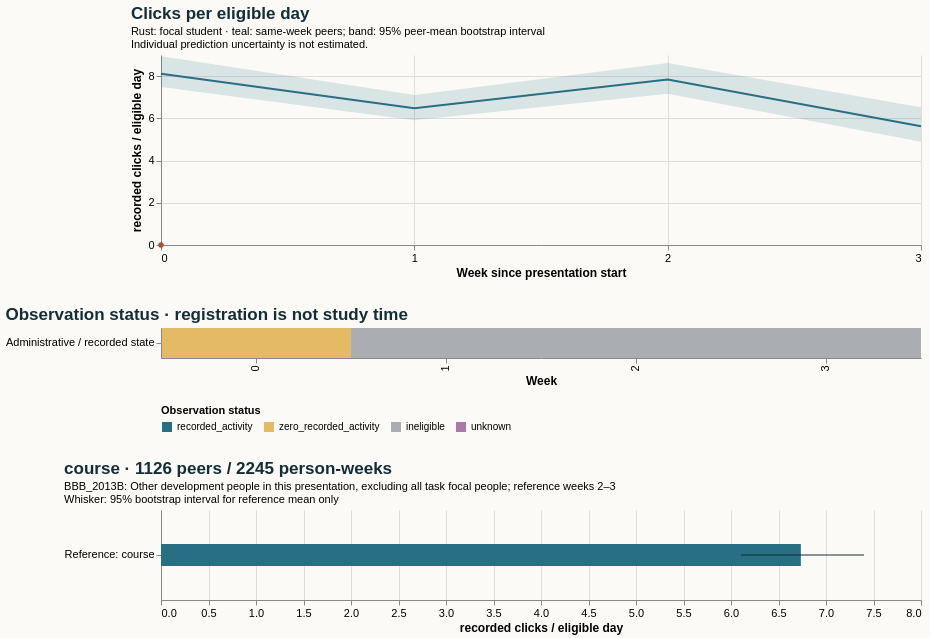

Specify this chart in Vega-Lite:
### Vega-Lite specification from a JSON file in a GitHub repository (floating-point values rounded to 4 significant figures)
{"$schema": "https://vega.github.io/schema/vega-lite/v5.20.1.json", "config": {"axis": {"labelFontSize": 11, "titleFontSize": 12}, "background": "#fbfaf7", "font": "sans-serif", "title": {"anchor": "start", "color": "#142e38", "fontSize": 17, "subtitleFontSize": 11}, "view": {"continuousHeight": 300, "continuousWidth": 300, "stroke": null}}, "datasets": {"data-66f2127bd333a8da63d7c8b6b6d96d48": [{"eligible_days": 5.0, "end_day": 6, "logging_completeness": "unknown", "observation_status": "zero_recorded_activity", "row": "Administrative / recorded state", "score_status": "withheld_release_time_unknown", "start_day": 0, "value": 0.0, "week": 0}, {"eligible_days": 0.0, "end_day": 13, "logging_completeness": "unknown", "observation_status": "ineligible", "row": "Administrative / recorded state", "score_status": "withheld_release_time_unknown", "start_day": 7, "value": null, "week": 1}, {"eligible_days": 0.0, "end_day": 20, "logging_completeness": "unknown", "observation_status": "ineligible", "row": "Administrative / recorded state", "score_status": "withheld_release_time_unknown", "start_day": 14, "value": null, "week": 2}, {"eligible_days": 0.0, "end_day": 27, "logging_completeness": "unknown", "observation_status": "ineligible", "row": "Administrative / recorded state", "score_status": "withheld_release_time_unknown", "start_day": 21, "value": null, "week": 3}], "data-a46e023ebd0ed78687d7da0202d7adac": [{"end_day": 6, "focal_value": 0.0, "peer_ci_high": 8.936, "peer_ci_low": 7.479, "peer_mean": 8.112, "peer_observations": 1151, "peer_people": 1151, "reference": "course", "unit": "recorded clicks / eligible day", "week": 0}, {"end_day": 13, "focal_value": null, "peer_ci_high": 7.109, "peer_ci_low": 5.909, "peer_mean": 6.478, "peer_observations": 1144, "peer_people": 1144, "reference": "course", "unit": "recorded clicks / eligible day", "week": 1}, {"end_day": 20, "focal_value": null, "peer_ci_high": 8.617, "peer_ci_low": 7.169, "peer_mean": 7.84, "peer_observations": 1126, "peer_people": 1126, "reference": "course", "unit": "recorded clicks / eligible day", "week": 2}, {"end_day": 27, "focal_value": null, "peer_ci_high": 6.529, "peer_ci_low": 4.895, "peer_mean": 5.624, "peer_observations": 1119, "peer_people": 1119, "reference": "course", "unit": "recorded clicks / eligible day", "week": 3}], "data-c34a8da8b6a05d8445c345107ab0633d": [{"hi": null, "lo": null, "series": "Focal: weeks 2–3", "value": null}, {"hi": 7.4, "lo": 6.104, "series": "Reference: course", "value": 6.735}]}, "resolve": {"scale": {"color": "independent"}}, "spacing": 28, "vconcat": [{"data": {"name": "data-a46e023ebd0ed78687d7da0202d7adac"}, "height": 190, "layer": [{"encoding": {"x": {"axis": {"tickMinStep": 1}, "field": "week", "title": "Week since presentation start", "type": "quantitative"}, "y": {"field": "peer_ci_low", "scale": {"zero": true}, "title": "recorded clicks / eligible day", "type": "quantitative"}, "y2": {"field": "peer_ci_high"}}, "mark": {"color": "#286f83", "opacity": 0.16, "type": "area"}}, {"encoding": {"tooltip": [{"field": "week", "type": "quantitative"}, {"field": "peer_mean", "type": "quantitative"}, {"field": "peer_people", "type": "quantitative"}, {"field": "peer_observations", "type": "quantitative"}], "x": {"field": "week", "type": "quantitative"}, "y": {"field": "peer_mean", "type": "quantitative"}}, "mark": {"color": "#286f83", "strokeWidth": 2, "type": "line"}}, {"encoding": {"tooltip": [{"field": "week", "type": "quantitative"}, {"field": "focal_value", "type": "quantitative"}], "x": {"field": "week", "type": "quantitative"}, "y": {"field": "focal_value", "type": "quantitative"}}, "mark": {"color": "#b64c35", "point": {"color": "#b64c35"}, "strokeWidth": 2.5, "type": "line"}}], "title": {"subtitle": ["Rust: focal student · teal: same-week peers; band: 95% peer-mean bootstrap interval", "Individual prediction uncertainty is not estimated."], "text": "Clicks per eligible day"}, "width": 760}, {"data": {"name": "data-66f2127bd333a8da63d7c8b6b6d96d48"}, "encoding": {"color": {"field": "observation_status", "legend": {"labelLimit": 260, "orient": "bottom"}, "scale": {"domain": ["recorded_activity", "zero_recorded_activity", "ineligible", "unknown"], "range": ["#286f83", "#e4bb64", "#aaaeb3", "#ac78a5"]}, "title": "Observation status", "type": "nominal"}, "tooltip": [{"field": "week", "type": "quantitative"}, {"field": "eligible_days", "type": "quantitative"}, {"field": "observation_status", "type": "nominal"}, {"field": "logging_completeness", "type": "nominal"}], "x": {"field": "week", "title": "Week", "type": "ordinal"}, "y": {"field": "row", "title": null, "type": "nominal"}}, "height": 30, "mark": {"type": "rect"}, "title": "Observation status · registration is not study time", "width": 760}, {"data": {"name": "data-c34a8da8b6a05d8445c345107ab0633d"}, "height": 90, "layer": [{"encoding": {"x": {"field": "value", "scale": {"domain": [0, 7.77], "zero": true}, "title": "recorded clicks / eligible day", "type": "quantitative"}, "y": {"field": "series", "sort": null, "title": null, "type": "nominal"}}, "mark": {"color": "#286f83", "size": 22, "type": "bar"}}, {"encoding": {"x": {"field": "lo", "type": "quantitative"}, "x2": {"field": "hi"}, "y": {"field": "series", "sort": null, "title": null, "type": "nominal"}}, "mark": {"color": "#142e38", "type": "rule"}}], "title": {"subtitle": ["BBB_2013B: Other development people in this presentation, excluding all task focal people; reference weeks 2–3", "Whisker: 95% bootstrap interval for reference mean only"], "text": "course · 1126 peers / 2245 person-weeks"}, "width": 760}]}
